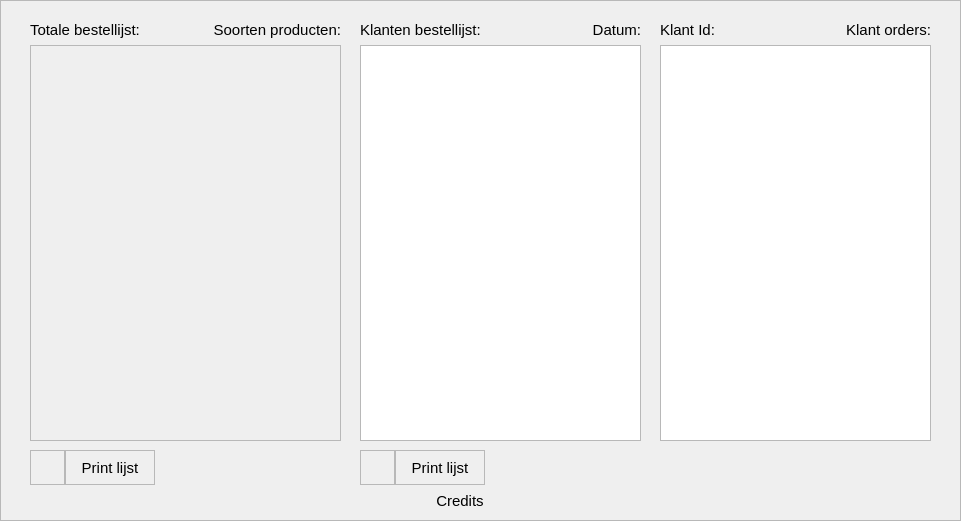
   <widget class="QFrame" name="bestelLijstFrame">
    <property name="geometry">
     <rect>
      <x>0</x>
      <y>40</y>
      <width>961</width>
      <height>521</height>
     </rect>
    </property>
    <property name="autoFillBackground">
     <bool>true</bool>
    </property>
    <property name="frameShape">
     <enum>QFrame::StyledPanel</enum>
    </property>
    <property name="frameShadow">
     <enum>QFrame::Raised</enum>
    </property>
    <widget class="QFrame" name="genAddFrame_14">
     <property name="geometry">
      <rect>
       <x>65</x>
       <y>450</y>
       <width>90</width>
       <height>35</height>
      </rect>
     </property>
     <property name="cursor">
      <cursorShape>PointingHandCursor</cursorShape>
     </property>
     <property name="frameShape">
      <enum>QFrame::StyledPanel</enum>
     </property>
     <property name="frameShadow">
      <enum>QFrame::Raised</enum>
     </property>
     <widget class="QLabel" name="genAddTxt_8">
      <property name="geometry">
       <rect>
        <x>0</x>
        <y>0</y>
        <width>90</width>
        <height>35</height>
       </rect>
      </property>
      <property name="font">
       <font>
        <pointsize>11</pointsize>
       </font>
      </property>
      <property name="cursor">
       <cursorShape>PointingHandCursor</cursorShape>
      </property>
      <property name="contextMenuPolicy">
       <enum>Qt::DefaultContextMenu</enum>
      </property>
      <property name="layoutDirection">
       <enum>Qt::LeftToRight</enum>
      </property>
      <property name="text">
       <string>Print lijst</string>
      </property>
      <property name="alignment">
       <set>Qt::AlignCenter</set>
      </property>
     </widget>
    </widget>
    <widget class="QFrame" name="genAddFrame_15">
     <property name="geometry">
      <rect>
       <x>30</x>
       <y>450</y>
       <width>35</width>
       <height>35</height>
      </rect>
     </property>
     <property name="cursor">
      <cursorShape>PointingHandCursor</cursorShape>
     </property>
     <property name="frameShape">
      <enum>QFrame::StyledPanel</enum>
     </property>
     <property name="frameShadow">
      <enum>QFrame::Raised</enum>
     </property>
     <widget class="QLabel" name="genAddIcon_9">
      <property name="geometry">
       <rect>
        <x>0</x>
        <y>0</y>
        <width>35</width>
        <height>35</height>
       </rect>
      </property>
      <property name="text">
       <string/>
      </property>
      <property name="pixmap">
       <pixmap>:/LoginCredentials/16x16/square.png</pixmap>
      </property>
      <property name="alignment">
       <set>Qt::AlignCenter</set>
      </property>
     </widget>
     <widget class="QLabel" name="label_19">
      <property name="geometry">
       <rect>
        <x>8</x>
        <y>8</y>
        <width>18</width>
        <height>18</height>
       </rect>
      </property>
      <property name="text">
       <string/>
      </property>
      <property name="pixmap">
       <pixmap>img/printer.png</pixmap>
      </property>
      <property name="scaledContents">
       <bool>true</bool>
      </property>
     </widget>
    </widget>
    <widget class="QListWidget" name="listWidget_2">
     <property name="enabled">
      <bool>false</bool>
     </property>
     <property name="geometry">
      <rect>
       <x>30</x>
       <y>45</y>
       <width>311</width>
       <height>396</height>
      </rect>
     </property>
     <property name="font">
      <font>
       <pointsize>11</pointsize>
      </font>
     </property>
    </widget>
    <widget class="QListWidget" name="listWidget_3">
     <property name="geometry">
      <rect>
       <x>360</x>
       <y>45</y>
       <width>281</width>
       <height>396</height>
      </rect>
     </property>
     <property name="font">
      <font>
       <pointsize>11</pointsize>
      </font>
     </property>
    </widget>
    <widget class="QLabel" name="AddAchternaamtxt_3">
     <property name="geometry">
      <rect>
       <x>360</x>
       <y>20</y>
       <width>171</width>
       <height>20</height>
      </rect>
     </property>
     <property name="font">
      <font>
       <pointsize>11</pointsize>
      </font>
     </property>
     <property name="text">
      <string>Klanten bestellijst:</string>
     </property>
    </widget>
    <widget class="QLabel" name="AddAchternaamtxt_4">
     <property name="geometry">
      <rect>
       <x>30</x>
       <y>20</y>
       <width>151</width>
       <height>20</height>
      </rect>
     </property>
     <property name="font">
      <font>
       <pointsize>11</pointsize>
      </font>
     </property>
     <property name="text">
      <string>Totale bestellijst:</string>
     </property>
    </widget>
    <widget class="QLabel" name="AddAchternaamtxt_5">
     <property name="geometry">
      <rect>
       <x>170</x>
       <y>20</y>
       <width>171</width>
       <height>20</height>
      </rect>
     </property>
     <property name="font">
      <font>
       <pointsize>11</pointsize>
      </font>
     </property>
     <property name="text">
      <string>Soorten producten:</string>
     </property>
     <property name="alignment">
      <set>Qt::AlignRight|Qt::AlignTrailing|Qt::AlignVCenter</set>
     </property>
    </widget>
    <widget class="QFrame" name="genAddFrame_16">
     <property name="geometry">
      <rect>
       <x>360</x>
       <y>450</y>
       <width>35</width>
       <height>35</height>
      </rect>
     </property>
     <property name="cursor">
      <cursorShape>PointingHandCursor</cursorShape>
     </property>
     <property name="frameShape">
      <enum>QFrame::StyledPanel</enum>
     </property>
     <property name="frameShadow">
      <enum>QFrame::Raised</enum>
     </property>
     <widget class="QLabel" name="genAddIcon_10">
      <property name="geometry">
       <rect>
        <x>0</x>
        <y>0</y>
        <width>35</width>
        <height>35</height>
       </rect>
      </property>
      <property name="text">
       <string/>
      </property>
      <property name="pixmap">
       <pixmap>:/LoginCredentials/16x16/square.png</pixmap>
      </property>
      <property name="alignment">
       <set>Qt::AlignCenter</set>
      </property>
     </widget>
     <widget class="QLabel" name="label_20">
      <property name="geometry">
       <rect>
        <x>8</x>
        <y>8</y>
        <width>18</width>
        <height>18</height>
       </rect>
      </property>
      <property name="text">
       <string/>
      </property>
      <property name="pixmap">
       <pixmap>img/printer.png</pixmap>
      </property>
      <property name="scaledContents">
       <bool>true</bool>
      </property>
     </widget>
    </widget>
    <widget class="QFrame" name="genAddFrame_17">
     <property name="geometry">
      <rect>
       <x>395</x>
       <y>450</y>
       <width>90</width>
       <height>35</height>
      </rect>
     </property>
     <property name="cursor">
      <cursorShape>PointingHandCursor</cursorShape>
     </property>
     <property name="frameShape">
      <enum>QFrame::StyledPanel</enum>
     </property>
     <property name="frameShadow">
      <enum>QFrame::Raised</enum>
     </property>
     <widget class="QLabel" name="genAddTxt_9">
      <property name="geometry">
       <rect>
        <x>0</x>
        <y>0</y>
        <width>90</width>
        <height>35</height>
       </rect>
      </property>
      <property name="font">
       <font>
        <pointsize>11</pointsize>
       </font>
      </property>
      <property name="cursor">
       <cursorShape>PointingHandCursor</cursorShape>
      </property>
      <property name="contextMenuPolicy">
       <enum>Qt::DefaultContextMenu</enum>
      </property>
      <property name="layoutDirection">
       <enum>Qt::LeftToRight</enum>
      </property>
      <property name="text">
       <string>Print lijst</string>
      </property>
      <property name="alignment">
       <set>Qt::AlignCenter</set>
      </property>
     </widget>
    </widget>
    <widget class="QLabel" name="AddAchternaamtxt_6">
     <property name="geometry">
      <rect>
       <x>510</x>
       <y>20</y>
       <width>131</width>
       <height>20</height>
      </rect>
     </property>
     <property name="font">
      <font>
       <pointsize>11</pointsize>
      </font>
     </property>
     <property name="text">
      <string>Datum:</string>
     </property>
     <property name="alignment">
      <set>Qt::AlignRight|Qt::AlignTrailing|Qt::AlignVCenter</set>
     </property>
    </widget>
    <widget class="QLabel" name="AddAchternaamtxt_7">
     <property name="geometry">
      <rect>
       <x>830</x>
       <y>20</y>
       <width>101</width>
       <height>20</height>
      </rect>
     </property>
     <property name="font">
      <font>
       <pointsize>11</pointsize>
      </font>
     </property>
     <property name="text">
      <string>Klant orders:</string>
     </property>
     <property name="alignment">
      <set>Qt::AlignRight|Qt::AlignTrailing|Qt::AlignVCenter</set>
     </property>
    </widget>
    <widget class="QListWidget" name="listWidget_4">
     <property name="geometry">
      <rect>
       <x>660</x>
       <y>45</y>
       <width>271</width>
       <height>396</height>
      </rect>
     </property>
     <property name="font">
      <font>
       <pointsize>11</pointsize>
      </font>
     </property>
    </widget>
    <widget class="QLabel" name="AddAchternaamtxt_8">
     <property name="geometry">
      <rect>
       <x>660</x>
       <y>20</y>
       <width>131</width>
       <height>20</height>
      </rect>
     </property>
     <property name="font">
      <font>
       <pointsize>11</pointsize>
      </font>
     </property>
     <property name="text">
      <string>Klant Id:</string>
     </property>
    </widget>
    <widget class="QLabel" name="setCreditsTxt_8">
     <property name="geometry">
      <rect>
       <x>180</x>
       <y>490</y>
       <width>560</width>
       <height>21</height>
      </rect>
     </property>
     <property name="font">
      <font>
       <pointsize>11</pointsize>
      </font>
     </property>
     <property name="cursor">
      <cursorShape>PointingHandCursor</cursorShape>
     </property>
     <property name="toolTip">
      <string/>
     </property>
     <property name="layoutDirection">
      <enum>Qt::LeftToRight</enum>
     </property>
     <property name="text">
      <string>Credits</string>
     </property>
     <property name="alignment">
      <set>Qt::AlignCenter</set>
     </property>
    </widget>
    <zorder>genAddFrame_14</zorder>
    <zorder>genAddFrame_15</zorder>
    <zorder>listWidget_2</zorder>
    <zorder>listWidget_3</zorder>
    <zorder>AddAchternaamtxt_3</zorder>
    <zorder>AddAchternaamtxt_4</zorder>
    <zorder>AddAchternaamtxt_5</zorder>
    <zorder>genAddFrame_16</zorder>
    <zorder>genAddFrame_17</zorder>
    <zorder>AddAchternaamtxt_6</zorder>
    <zorder>listWidget_4</zorder>
    <zorder>AddAchternaamtxt_8</zorder>
    <zorder>AddAchternaamtxt_7</zorder>
    <zorder>setCreditsTxt_8</zorder>
   </widget>
